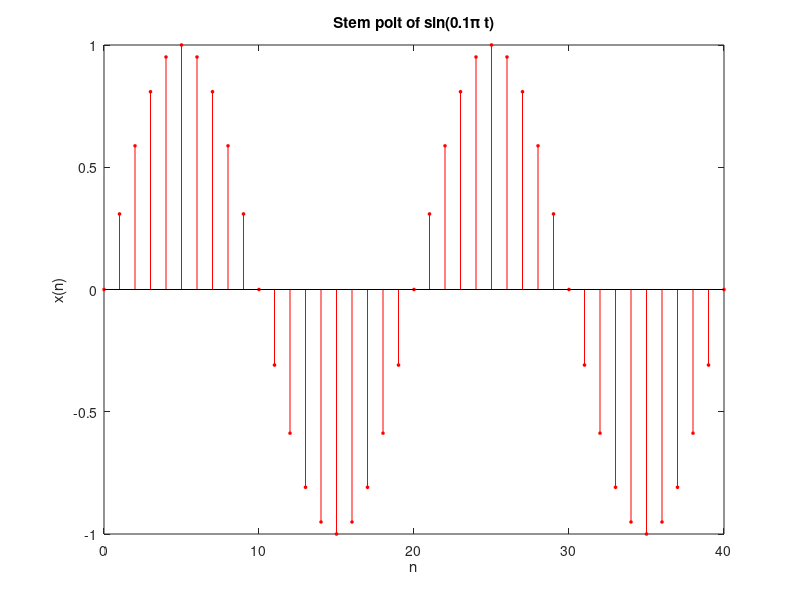

Write the MATLAB code that produced this figure.
t=0:1:40;
x=sin(.1*pi*t);
Hs=stem(t,x,'r','filled');
set(Hs,'markersize',2);
xlabel('n');
ylabel('x(n)');
title('Stem polt of sin(0.1\pi t)');
